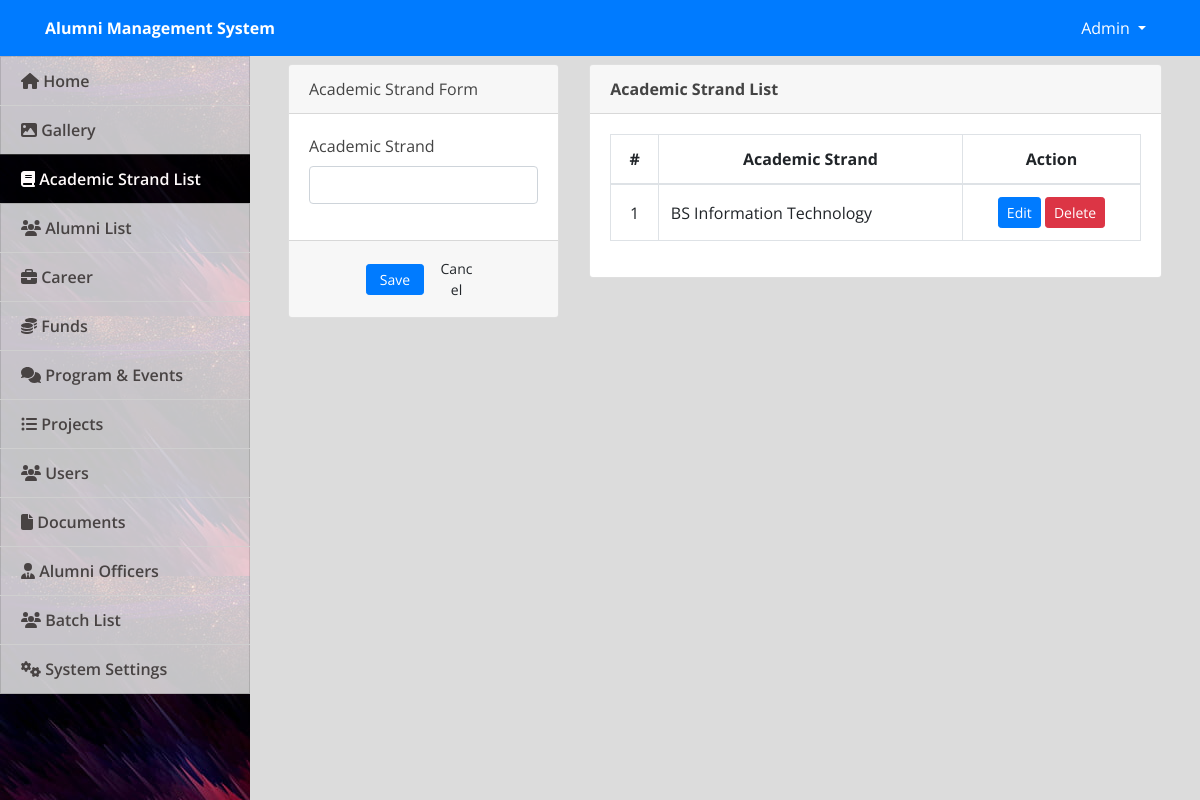
The app's page /admin/index.php?page=courses (signed in), older data.
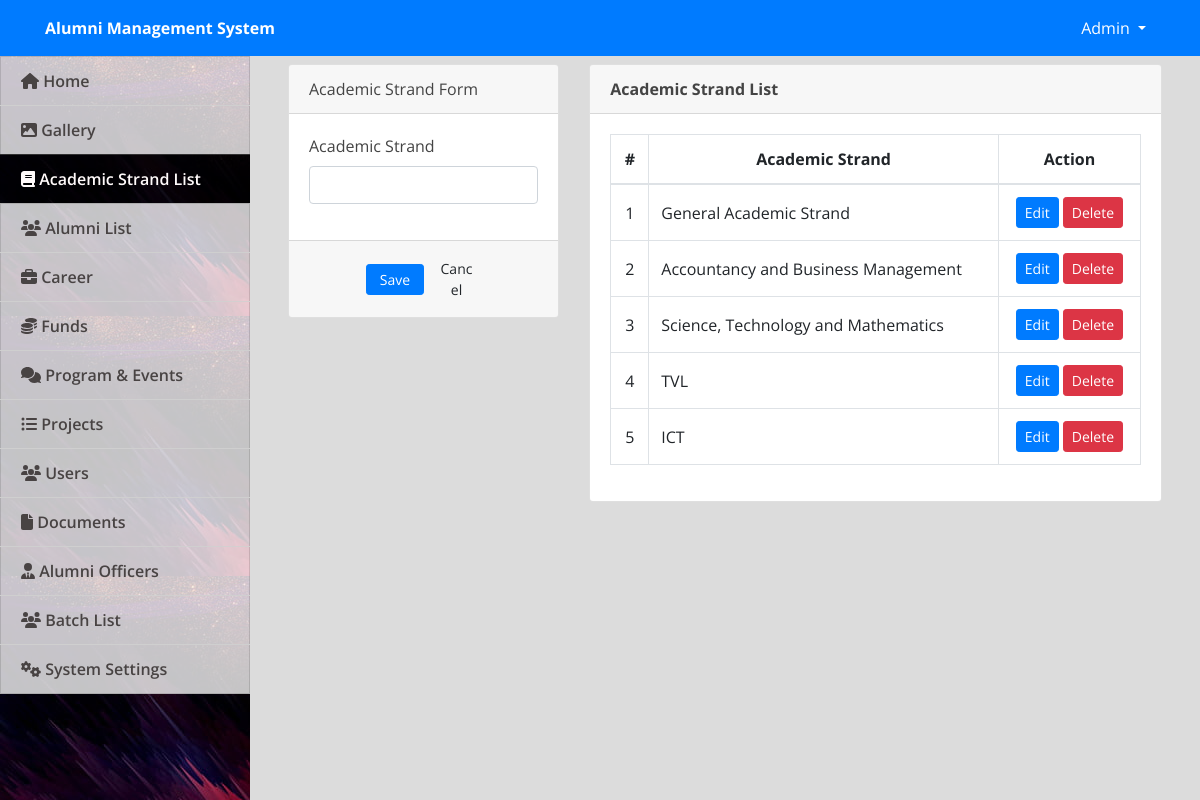
The same page, newer data.
### tables this page shows
CREATE TABLE `courses` (
  `id` int(30) NOT NULL,
  `course` text NOT NULL,
  `about` text NOT NULL
);

### admin/courses.php (the view, shortened to what this page needs)
<?php include('db_connect.php'); ?>
<div class="container-fluid">
	<div class="col-lg-12">
		<div class="row">
			<div class="col-md-4">
				<form action="" id="manage-course">
					<div class="card">
						<div class="card-header">
							Academic Strand Form
						</div>
						<div class="card-body">
							<div class="form-group">
								<label class="control-label">Academic Strand</label>
								<input type="text" class="form-control" name="course">
							</div>
						</div>
						<div class="card-footer">
							<div class="row">
								<div class="col-md-12">
									<button class="btn btn-sm btn-primary col-sm-3 offset-md-3"> Save</button>
									<button class="btn btn-sm btn-default col-sm-3" type="button" onclick="$('#manage-course').get(0).reset()"> Cancel</button>
								</div>
							</div>
						</div>
					</div>
				</form>
			</div>
			<div class="col-md-8">
				<div class="card">
					<div class="card-header">
						<b>Academic Strand List</b>
					</div>
					<div class="card-body">
						<table class="table table-bordered table-hover">
							<thead>
								<tr>
									<th class="text-center">#</th>
									<th class="text-center">Academic Strand</th>
									<th class="text-center">Action</th>
								</tr>
							</thead>
							<tbody>
								<?php
								$i = 1;
								$course = $conn->query("SELECT * FROM courses order by id asc");
								while ($row = $course->fetch_assoc()) :
								?>
									<tr>
										<td class="text-center"><?php echo $i++ ?></td>
										<td class="">
											<?php echo $row['course'] ?>
										</td>
										<td class="text-center">
											<button class="btn btn-sm btn-primary edit_course" type="button" data-id="<?php echo $row['id'] ?>" data-course="<?php echo $row['course'] ?>">Edit</button>
											<button class="btn btn-sm btn-danger delete_course" type="button" data-id="<?php echo $row['id'] ?>">Delete</button>
										</td>
									</tr>
								<?php endwhile; ?>
							</tbody>
						</table>
					</div>
				</div>
			</div>
		</div>
	</div>
</div>

### admin/index.php (shortened to what this page needs)
<!DOCTYPE html>
<html lang="en">
<head>
  <?php
  include('./header.php');
  ?>
</head>
<body>
  <?php include 'topbar.php' ?>
  <?php include 'navbar.php' ?>
  <main id="view-panel">
    <?php $page = isset($_GET['page']) ? $_GET['page'] : 'home'; ?>
    <?php include $page . '.php' ?>
  </main>
</body>
</html>

### admin/header.php (shortened to what this page needs)
<link rel="stylesheet" href="assets/font-awesome/css/all.min.css">
<link href="assets/vendor/bootstrap/css/bootstrap.min.css" rel="stylesheet">
<link href="assets/vendor/icofont/icofont.min.css" rel="stylesheet">
<link href="assets/vendor/boxicons/css/boxicons.min.css" rel="stylesheet">
<link href="assets/vendor/venobox/venobox.css" rel="stylesheet">
<link href="assets/vendor/animate.css/animate.min.css" rel="stylesheet">
<link href="assets/vendor/remixicon/remixicon.css" rel="stylesheet">
<link href="assets/vendor/owl.carousel/assets/owl.carousel.min.css" rel="stylesheet">
<link href="assets/vendor/bootstrap-datepicker/css/bootstrap-datepicker.min.css" rel="stylesheet">
<link href="assets/vendor/DataTables/datatables.min.css" rel="stylesheet">
<link href="assets/css/jquery.datetimepicker.min.css" rel="stylesheet">
<link href="assets/css/select2.min.css" rel="stylesheet">
<link href="assets/css/style.css" rel="stylesheet">
<link type="text/css" rel="stylesheet" href="assets/css/jquery-te-1.4.0.css">

### admin/topbar.php (shortened to what this page needs)
<nav class="navbar navbar-light fixed-top bg-primary" style="padding:0;min-height: 3.5rem">
  <div class="container-fluid mt-2 mb-2">
  	<div class="col-lg-12">
      <div class="col-md-4 float-left text-white">
        <large><b><?php echo isset($_SESSION['system']['name']) ? $_SESSION['system']['name'] : '' ?></b></large>
      </div>
	  	<div class="float-right">
        <div class=" dropdown mr-4">
            <a href="#" class="text-white dropdown-toggle"  id="account_settings" data-toggle="dropdown" aria-haspopup="true" aria-expanded="false"><?php echo $_SESSION['login_name'] ?> </a>
        </div>
      </div>
  </div>
</nav>

### admin/navbar.php (shortened to what this page needs)
<nav id="sidebar" class='mx-lt-5 bg-dark'>
	<div class="sidebar-list">
		<a href="index.php?page=home" class="nav-item nav-home"><span class='icon-field'><i class="fa fa-home"></i></span> Home</a>
		<a href="index.php?page=gallery" class="nav-item nav-gallery"><span class='icon-field'><i class="fa fa-image"></i></span> Gallery </a>
		<a href="index.php?page=courses" class="nav-item nav-courses"><span class='icon-field'><i class="fa fa-book"></i></span> Academic Strand List</a>
		<a href="index.php?page=alumni" class="nav-item nav-alumni"><span class='icon-field'><i class="fa fa-users"></i></span> Alumni List</a>
		<a href="index.php?page=jobs" class="nav-item nav-jobs"><span class='icon-field'><i class="fa fa-briefcase"></i></span> Career</a>
		<a href="index.php?page=funds" class="nav-item nav-funds"><span class='icon-field'><i class="fa fa-coins"></i></span> Funds </a>
		<a href="index.php?page=forums" class="nav-item nav-forums"><span class='icon-field'><i class="fa fa-comments"></i></span> Program & Events </a>
		<?php if ($_SESSION['login_type'] == 1) : ?>
			<a href="index.php?page=projects" class="nav-item nav-projects"><span class='icon-field'><i class="fa fa-list-ul"></i></span> Projects</a>
			<a href="index.php?page=users" class="nav-item nav-users"><span class='icon-field'><i class="fa fa-users"></i></span> Users</a>
			<a href="index.php?page=documents" class="nav-item nav-documents"><span class='icon-field'><i class="fa fa-file"></i></span> Documents</a>
			<a href="index.php?page=alumni_officers" class="nav-item nav-alumni_officers"><span class='icon-field'><i class="fa fa-user-tie"></i></span> Alumni Officers</a>
			<a href="index.php?page=batch_list" class="nav-item nav-batch_list"><span class='icon-field'><i class="fa fa-users"></i></span> Batch List </a>
			<a href="index.php?page=site_settings" class="nav-item nav-site_settings"><span class='icon-field'><i class="fa fa-cogs"></i></span> System Settings</a>
		<?php endif; ?>
	</div>
</nav>

### admin/assets/css/style.css (style rules this page uses)
body { font-family: "Open Sans", sans-serif; color: #444444; width: 100%; height: calc(100%); }
a { color: #1977cc; }
nav#sidebar { height: calc(100%); position: fixed; z-index: 99; left: 0; width: 250px; background: url(../uploads/art-cover.jpg); background-repeat: no-repeat; background-size: cover; }
a.nav-item { position: relative; display: block; padding: .75rem 1.25rem; margin-bottom: -1px; border: 1px solid rgba(0,0,0,.125); background-color: #ffffffc4; color: #484343; font-weight: 600; }
a.nav-item:hover, .nav-item.active { background-color: #000000ad; color: #fffafa; }
main#view-panel { margin-left: 250px; width:calc(100% - 250px); margin-top: 3.5rem; padding: .5em }

### admin/index.php (style rules this page uses)
body { background: #80808045; }

### admin/courses.php (style rules this page uses)
td { vertical-align: middle !important; }

Row changes from the older to the newer data that the page shows:
removed courses: course "BS Information Technology"
added courses: course "General Academic Strand"
added courses: course "Accountancy and Business Management"
added courses: course "Science, Technology and Mathematics"
added courses: course "TVL"
added courses: course "ICT"
